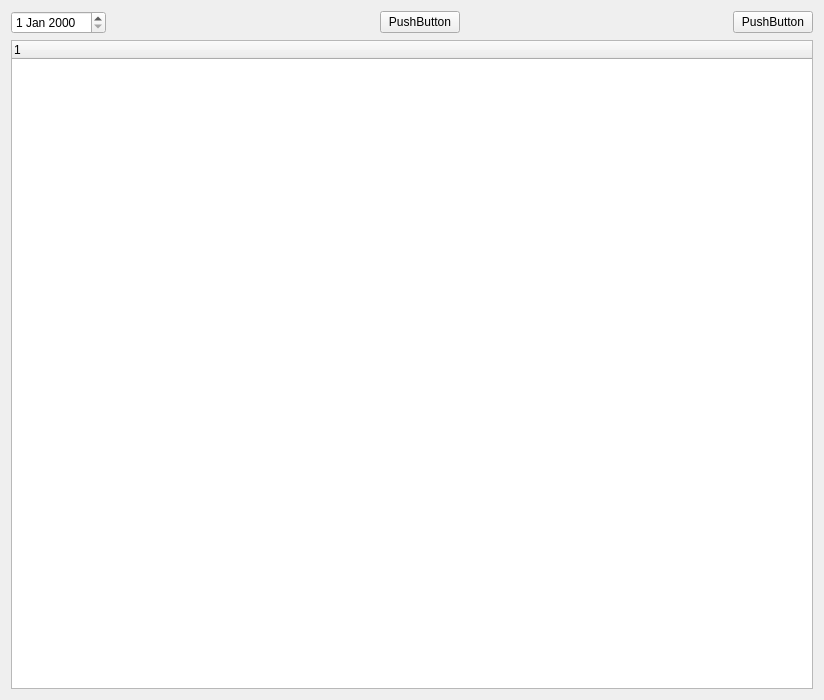
<?xml version="1.0" encoding="UTF-8"?>
<ui version="4.0">
 <class>Form</class>
 <widget class="QWidget" name="Form">
  <property name="geometry">
   <rect>
    <x>0</x>
    <y>0</y>
    <width>824</width>
    <height>700</height>
   </rect>
  </property>
  <property name="windowTitle">
   <string>Form</string>
  </property>
  <layout class="QVBoxLayout" name="verticalLayout_2">
   <item>
    <layout class="QVBoxLayout" name="verticalLayout">
     <item>
      <layout class="QHBoxLayout" name="horizontalLayout">
       <item>
        <widget class="QDateEdit" name="dateEdit"/>
       </item>
       <item>
        <spacer name="horizontalSpacer">
         <property name="orientation">
          <enum>Qt::Horizontal</enum>
         </property>
         <property name="sizeHint" stdset="0">
          <size>
           <width>40</width>
           <height>20</height>
          </size>
         </property>
        </spacer>
       </item>
       <item>
        <widget class="QPushButton" name="pushButton">
         <property name="text">
          <string>PushButton</string>
         </property>
        </widget>
       </item>
       <item>
        <spacer name="horizontalSpacer_2">
         <property name="orientation">
          <enum>Qt::Horizontal</enum>
         </property>
         <property name="sizeHint" stdset="0">
          <size>
           <width>40</width>
           <height>20</height>
          </size>
         </property>
        </spacer>
       </item>
       <item>
        <widget class="QPushButton" name="pushButton_2">
         <property name="text">
          <string>PushButton</string>
         </property>
        </widget>
       </item>
      </layout>
     </item>
     <item>
      <widget class="QTreeWidget" name="treeWidget">
       <column>
        <property name="text">
         <string notr="true">1</string>
        </property>
       </column>
      </widget>
     </item>
    </layout>
   </item>
  </layout>
 </widget>
 <resources/>
 <connections/>
</ui>
